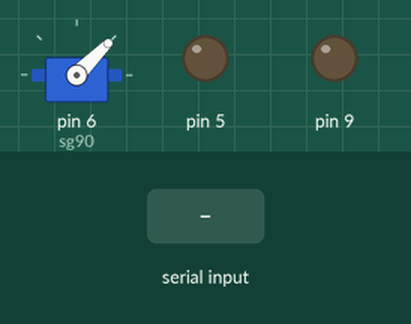
Recording of a sketch running on a simulated Arduino Uno, built with avr-gcc and run on an emulated ATmega328P. Shown: servo, output pins drawn as LEDs (lit = HIGH). Inputs (shaded band) come from the test bench.

Above: at 1.2 s.
1.3 s: "2" received over Serial
At 2.1 s:
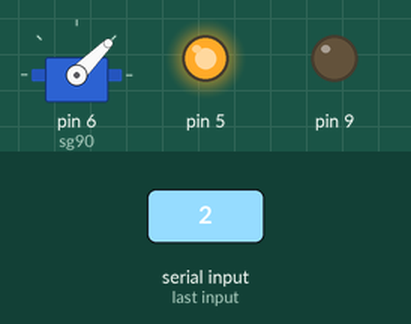
At 4.05 s:
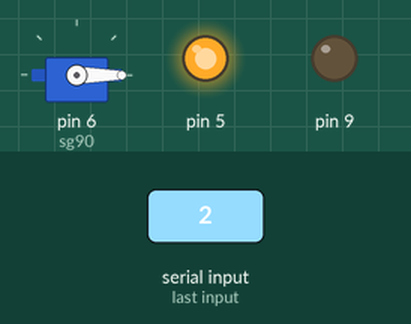
4.3 s: "1" received over Serial
At 5.6 s:
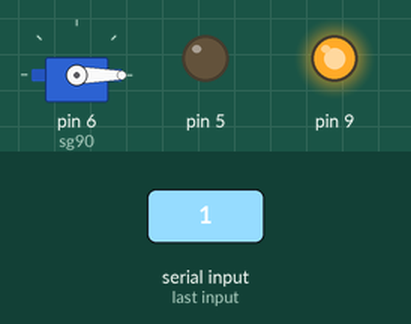
Timing chart, 0 to 7.3 s (numbered marks = the images above; inputs shaded):
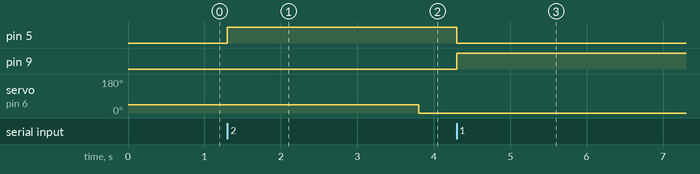

The sketch:

team11.ino
```cpp
#include <Servo.h>
Servo sg90;
int temp = 0;
int counter = 0;

void setup() {
  Serial.begin(9600);
  sg90.attach(6);
  sg90.write(45);
  pinMode(5, OUTPUT);
  pinMode(9, OUTPUT);
}

void loop() {

  if(Serial.available()){

    char input=(char)Serial.read();
      // C communication
    if(input=='2'){
      //making the right lighting according to the human condition
      digitalWrite(5,HIGH);
      digitalWrite(9,LOW);
      //giving the mask commands
      delay(2500);
      sg90.write(temp);

      counter += 1;
      if(counter ==1){
        temp+=90;
      }
      else if(counter == 2){
        temp += 90;
        }
      else{
        temp = 45;
        counter = 0;
      }
    }

    else if(input=='1'){
      //making the right lighting according to the human condition
      digitalWrite(9,HIGH);
      digitalWrite(5,LOW);
      delay(4000);
    }

  }

}
```

Measured:
- after the input at 1.3 s, pin 5: LOW → HIGH at once; servo on pin 6 (sg90): 45° → 0° after 2.5 s
- after the input at 4.3 s, pin 5: HIGH → LOW at once; pin 9: LOW → HIGH at once
